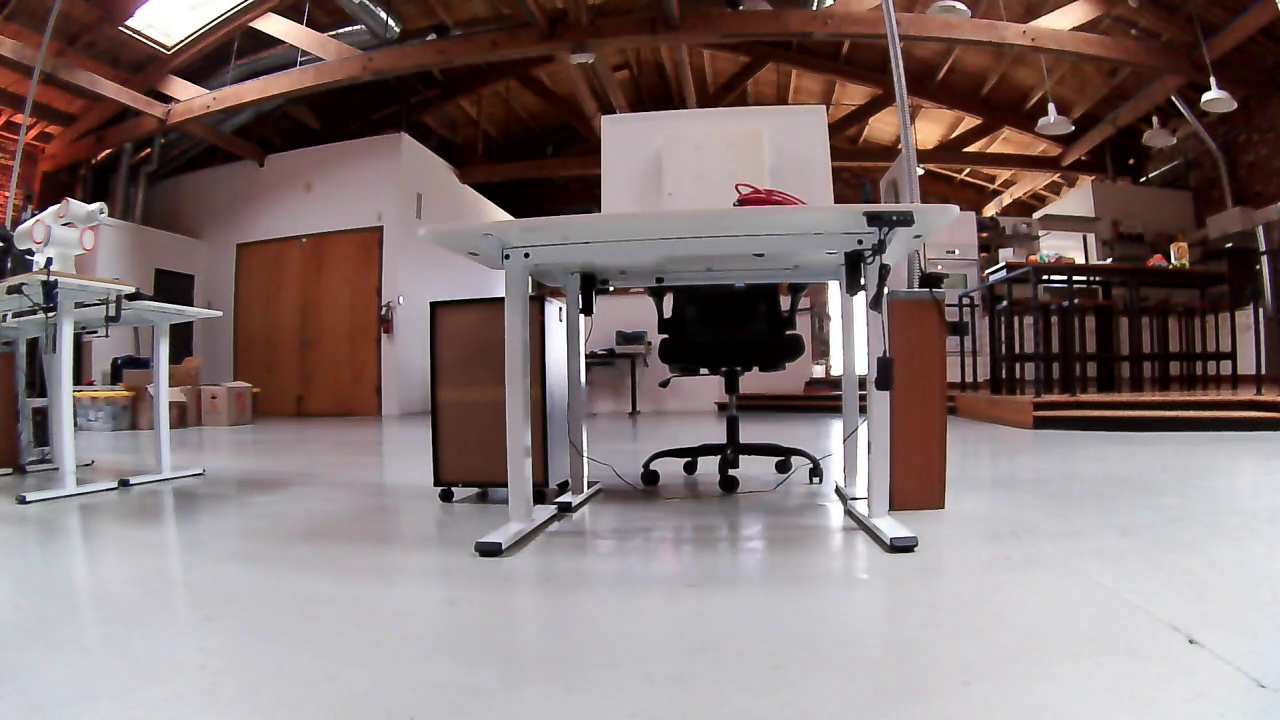
#> input picture assets/frames/1_UnitreePerceptionAgent_frame_.jpg, 1280 x 720 px, given in place of 2, which was not available
$ python sendvid.py
#> lines starting #> are read from the running program, lines starting #| are printed output that depends on the picture; pictures that were not available may be replaced by others from this repository, and a replacement may not be noted
import cv2
import requests
import numpy as np

# Replace with your IP camera URL and IP address
ip_camera_url = "http://<YOUR_IP_CAMERA_URL>/video"
camera_ip = "rtsp://admin:admin@192.168.11.60:554/2"
post_url = "http://192.168.11.101:5000/motion-detected"  # Replace with your API endpoint

# Initialize video capture
cap = cv2.VideoCapture(camera_ip)

# Initialize the first frame for motion detection
first_frame = None
print("oop started")
# Initialize the count outside the conditions
count = 0
motion_detected_sent = False  # Flag to track if the motion detected message has been sent
while True:
    # Read the current frame from the camera
    ret, frame = cap.read()
#> frame is the input picture: shape (720, 1280, 3); mean B, G, R 115.5, 116.3, 131.7
    if not ret:
        print("Failed to grab frame.")
        break

    # Convert the frame to grayscale
    gray = cv2.cvtColor(frame, cv2.COLOR_BGR2GRAY)
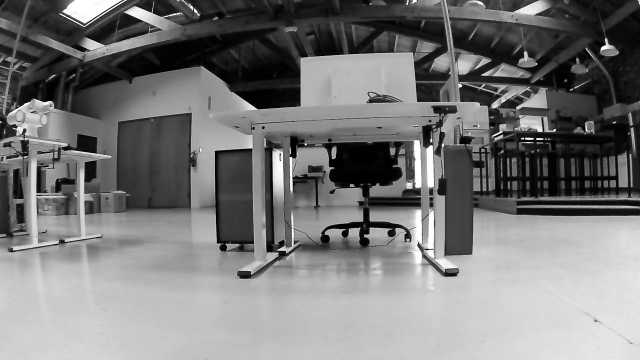
#> gray: shape (720, 1280) (shown at 1/2 size); min 0, max 255, mean 120.8
    gray = cv2.GaussianBlur(gray, (21, 21), 0)
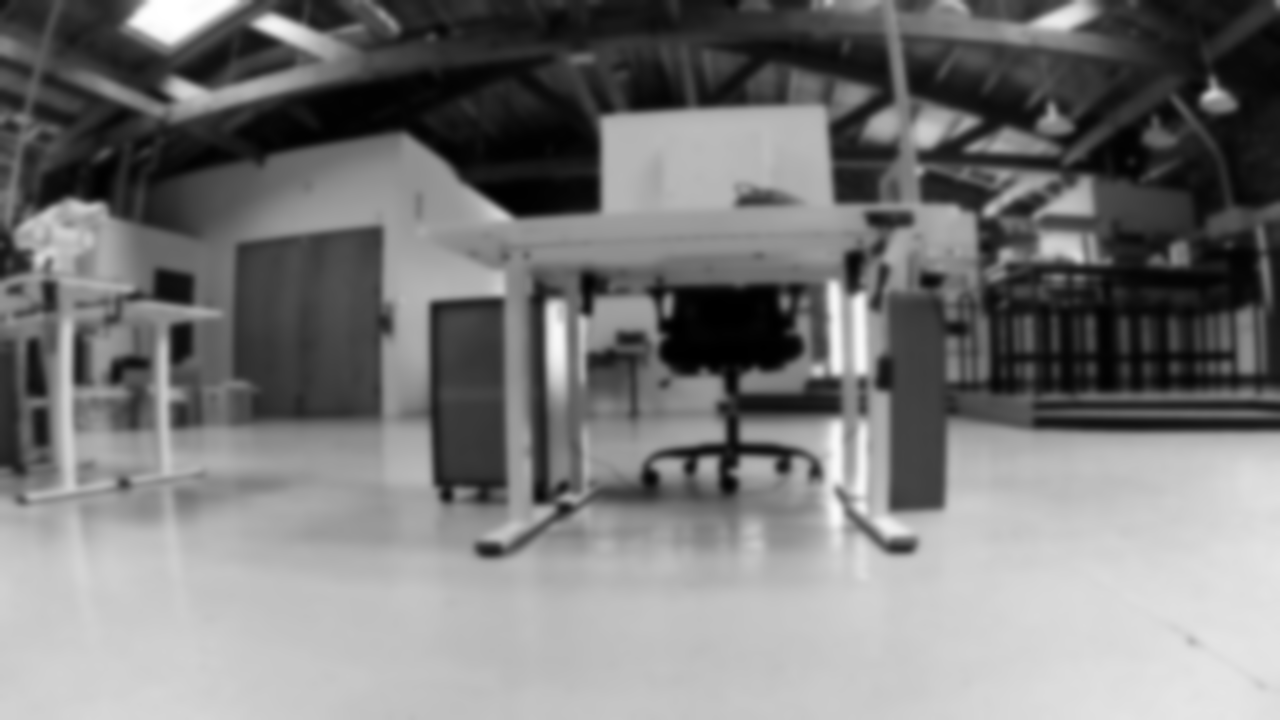
#> gray: shape (720, 1280); min 0, max 255, mean 120.8

    # Initialize the first frame
    if first_frame is None:
        first_frame = gray
        continue

    # Compute the absolute difference between the current frame and the first frame
    frame_delta = cv2.absdiff(first_frame, gray)
    thresh = cv2.threshold(frame_delta, 25, 255, cv2.THRESH_BINARY)[1]

    # Dilate the threshold image to fill in holes
    thresh = cv2.dilate(thresh, None, iterations=2)

    # Find contours of the thresholded image
    cv2.imshow("IP Camera d", thresh)
    contours, _ = cv2.findContours(thresh.copy(), cv2.RETR_EXTERNAL, cv2.CHAIN_APPROX_SIMPLE)

    motion_detected = False
    # print("looking for contiurs")
    for contour in contours:
        if cv2.contourArea(contour) < 900:  # Adjust the threshold as needed
            motion_detected = True
            break


    # Assuming motion_detected is a boolean indicating if motion is currently detected

    if motion_detected:
        if motion_detected_sent:
            if count >= 60:
                print("Motion stopped! time limit Sending POST request...")
                response = requests.post(post_url, json={"status": "motion_stopped", "camera_ip": camera_ip})
                print(f"Response: {response.status_code}, {response.text}")
                motion_detected_sent = False  # Reset the flag to allow for future detections
                count = 0
            else:
                count += 1
        else:
            print("Motion detected! Sending POST request...")
            response = requests.post(post_url, json={"status": "motion_detected", "camera_ip": camera_ip})
            print(f"Response: {response.status_code}, {response.text}")
            motion_detected_sent = True  # Set the flag to indicate the message was sent
    else:
        if motion_detected_sent:
            print("Motion stopped! Sending POST request...")
            response = requests.post(post_url, json={"status": "motion_stopped", "camera_ip": camera_ip})
            print(f"Response: {response.status_code}, {response.text}")
            motion_detected_sent = False  # Reset the flag to allow for future detections
            count = 0


    # Optional: Display the frame (for testing)
    cv2.imshow("IP Camera Feed", frame)

    # Break the loop on 'q' key press
    if cv2.waitKey(1) & 0xFF == ord('q'):
        break

# Cleanup
cap.release()
cv2.destroyAllWindows()

$ run again, on assets/frames/2_UnitreePerceptionAgent_frame_.jpg
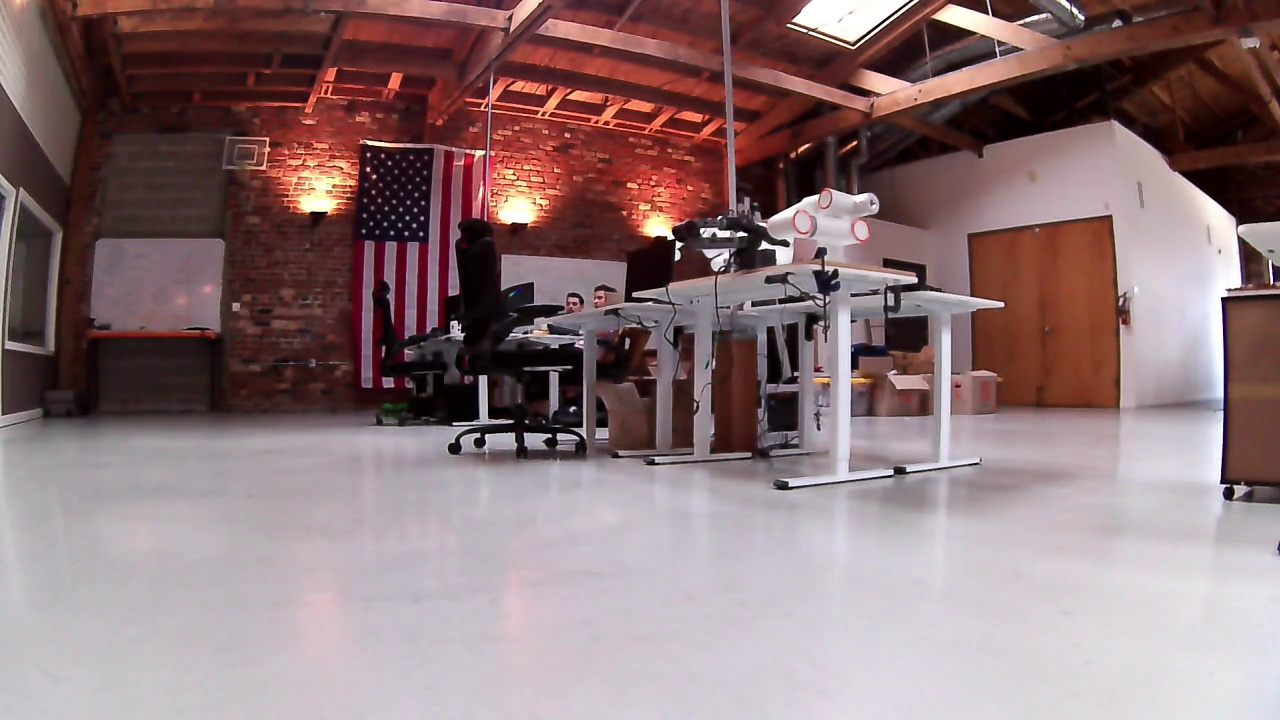
#> input picture assets/frames/2_UnitreePerceptionAgent_frame_.jpg, 1280 x 720 px, given in place of 2, which was not available
#> frame is the input picture: shape (720, 1280, 3); mean B, G, R 118.9, 116.8, 140.3
#> `gray = cv2.cvtColor(frame, cv2.COLOR_BGR2GRAY)`:
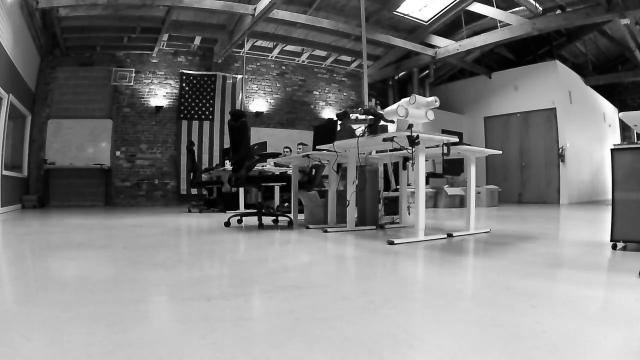
#> gray: shape (720, 1280) (shown at 1/2 size); min 0, max 255, mean 124.1
#> `gray = cv2.GaussianBlur(gray, (21, 21), 0)`:
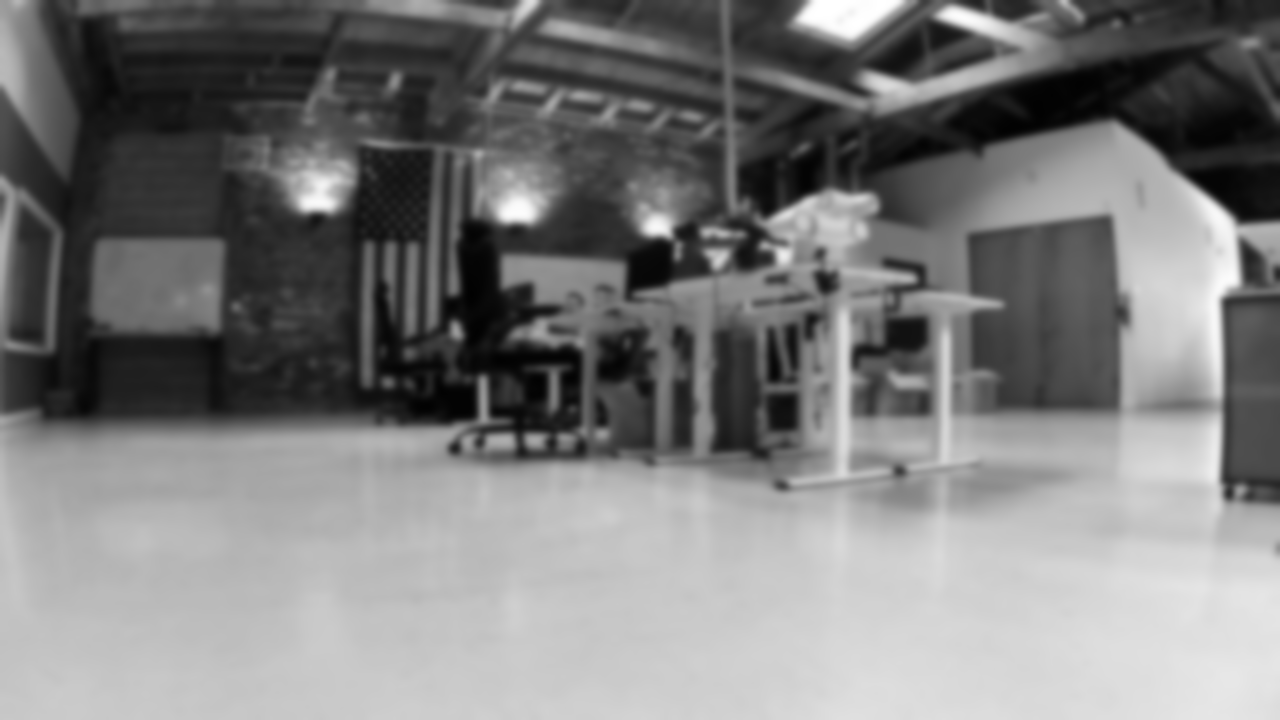
#> gray: shape (720, 1280); min 1, max 255, mean 124

$ run again, on assets/frames/3_UnitreePerceptionAgent_frame_.jpg
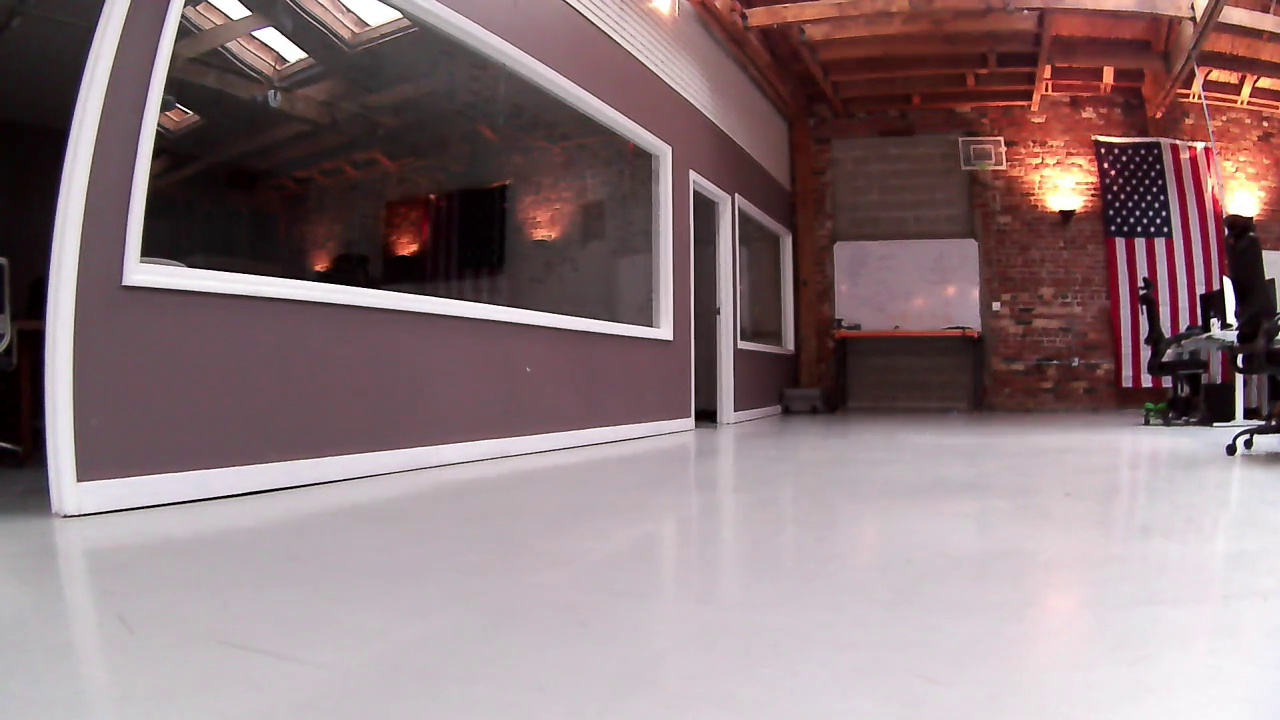
#> input picture assets/frames/3_UnitreePerceptionAgent_frame_.jpg, 1280 x 720 px, given in place of 2, which was not available
#> frame is the input picture: shape (720, 1280, 3); mean B, G, R 123.8, 120.4, 141.1
#> `gray = cv2.cvtColor(frame, cv2.COLOR_BGR2GRAY)`:
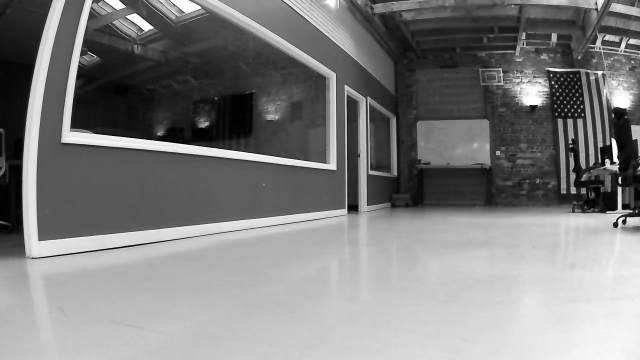
#> gray: shape (720, 1280) (shown at 1/2 size); min 0, max 255, mean 127
#> `gray = cv2.GaussianBlur(gray, (21, 21), 0)`:
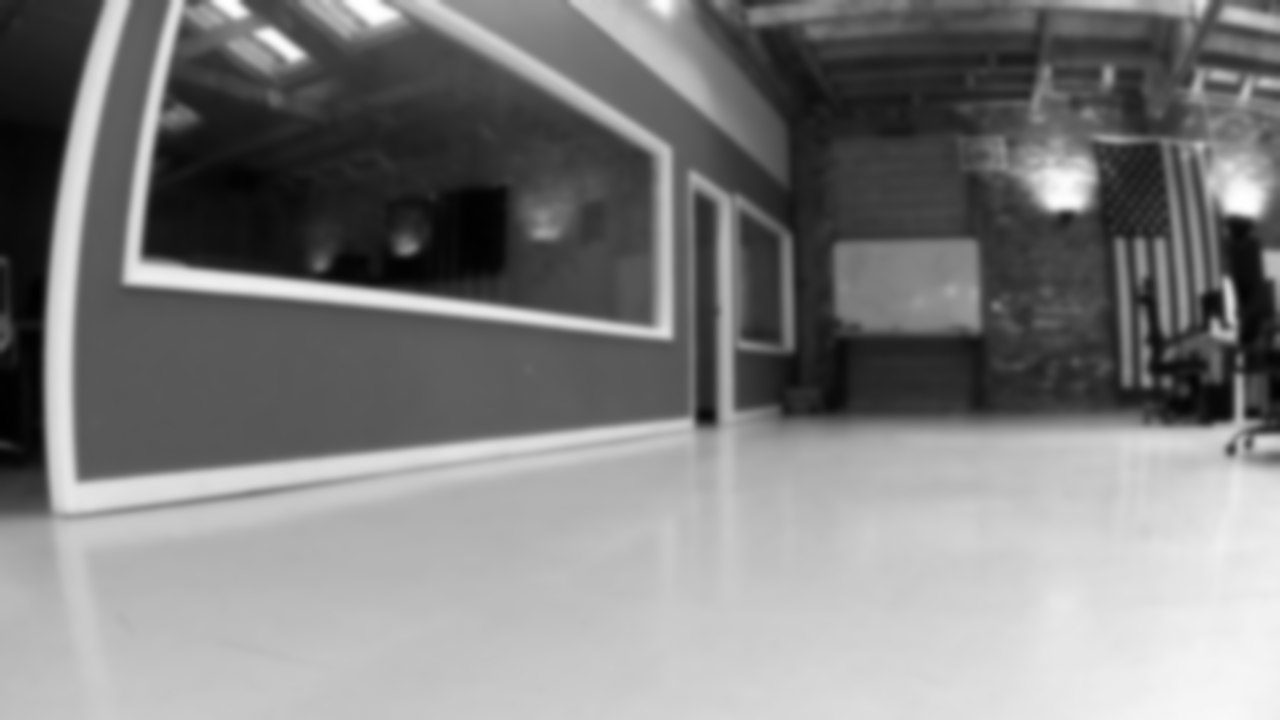
#> gray: shape (720, 1280); min 1, max 255, mean 127
